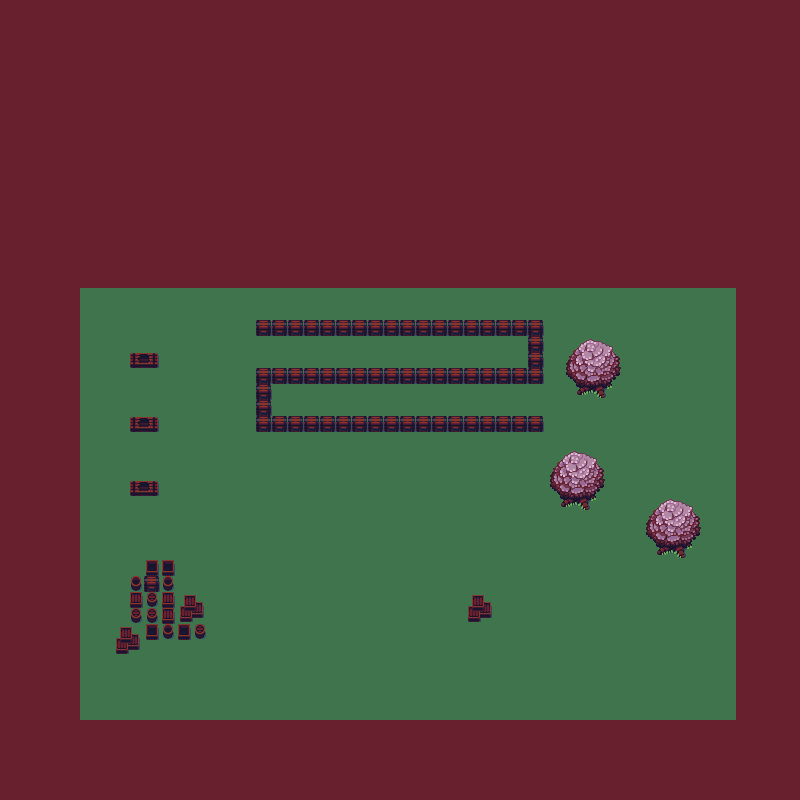

This game map was drawn from its Tiled (.tmx) file and the tilesets committed beside it. A one-line description and the trimmed map source follow:
An orthogonal 50x50 tile map with 16x16 px tiles, 4 tile layers (bg, road, wall, fg).

<map version="1.2" tiledversion="1.3.5" orientation="orthogonal" renderorder="right-down" width="50" height="50" tilewidth="16" tileheight="16" infinite="0" nextlayerid="5" nextobjectid="1">
 <tileset firstgid="1" source="dark_case_map.tsx" />
 <layer id="1" name="bg" width="50" height="50">
  <data>[2500 cells, 2500 non-empty, 1 distinct tile ids]</data>
 </layer>
 <layer id="4" name="road" width="50" height="50">
  <data>[2500 cells, 1107 non-empty, 1 distinct tile ids]</data>
 </layer>
 <layer id="3" name="wall" width="50" height="50">
  <data>[2500 cells, 91 non-empty, 11 distinct tile ids]</data>
 </layer>
 <layer id="2" name="fg" width="50" height="50">
  <data>[2500 cells, 48 non-empty, 16 distinct tile ids]</data>
 </layer>
</map>
